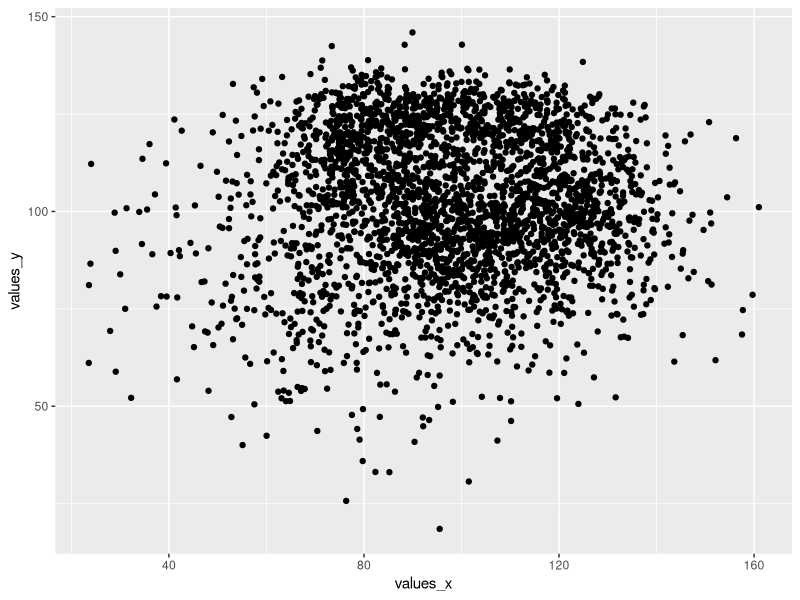
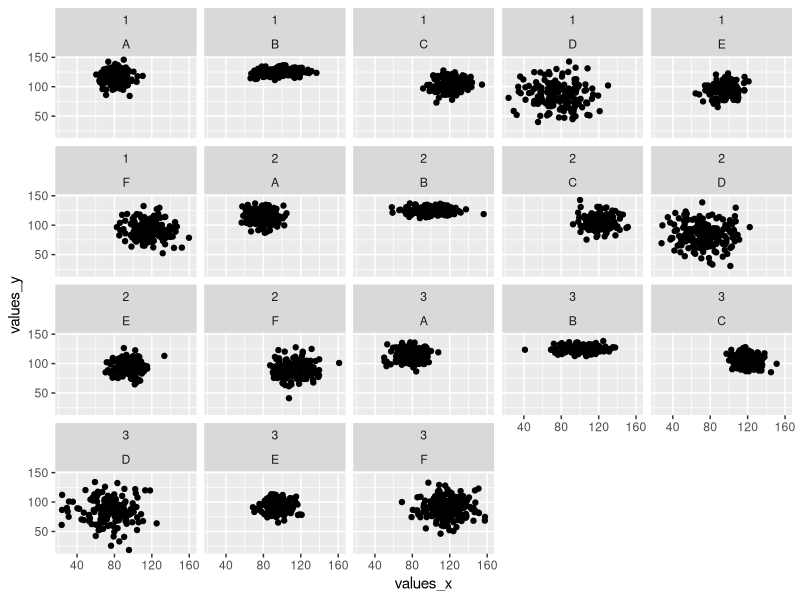
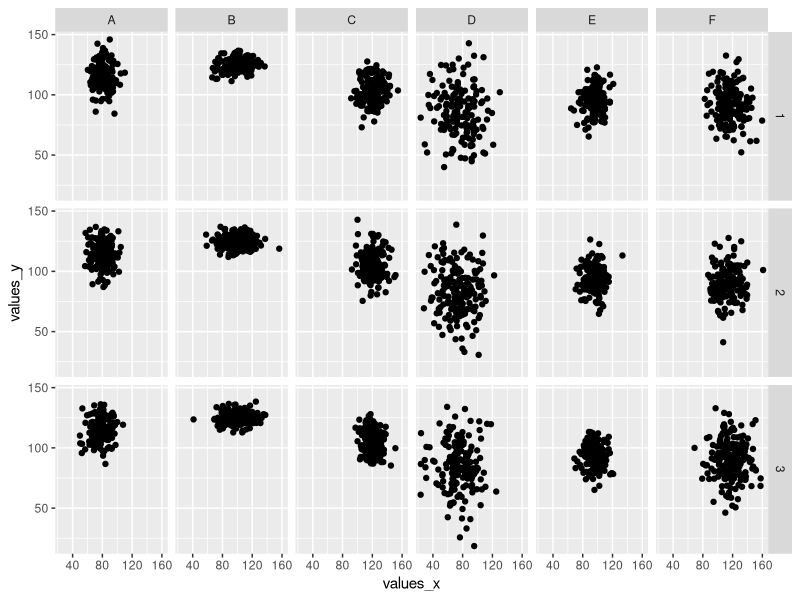

The R source for these figures, in order:
## ---- chunk 1
knitr::opts_chunk$set(echo = TRUE, fig.align='center')

# title: About faceting
# author: jonathan
# revised: 14/3/2020 

WEB <- c("https://bioceed.uib.no/dropfolder/bioSTATS/Rmd/Basic/Visualizing/Faceted/about-faceting.html")
GIT <- c("https://github.com/jonathansoule/biostats/blob/master/Visualizing/Faceted/about-faceting.Rmd")
library(ggplot2)

## ---- chunk 2
# predictor variables
group <- c(rep("A", 500), rep("B", 500), rep("C", 500), rep("D", 500), rep("E", 500), rep("F", 500))
category <- as.factor(floor(runif(3000, min=1, max=4)))

# response variables
values_x <- c(rnorm(500, mean=80, sd=10), rnorm(500, mean=100, sd=15), rnorm(500, mean=120, sd=10), rnorm(500, mean=75, sd=20), rnorm(500, mean=95, sd=10), rnorm(500, mean=115, sd=15))
values_y <- c(rnorm(500, mean=115, sd=10), rnorm(500, mean=125, sd=5), rnorm(500, mean=105, sd=10), rnorm(500, mean=85, sd=20), rnorm(500, mean=95, sd=10), rnorm(500, mean=90, sd=15))

# dataframe
df <- data.frame(group, category, values_x, values_y)
## ---- chunk 3
baseplot <- ggplot(df, aes(values_x, values_y)) +
  geom_point()
baseplot
## ---- chunk 4
baseplot +
  facet_wrap(category~group)
## ---- chunk 5
baseplot +
  facet_grid(category~group)
